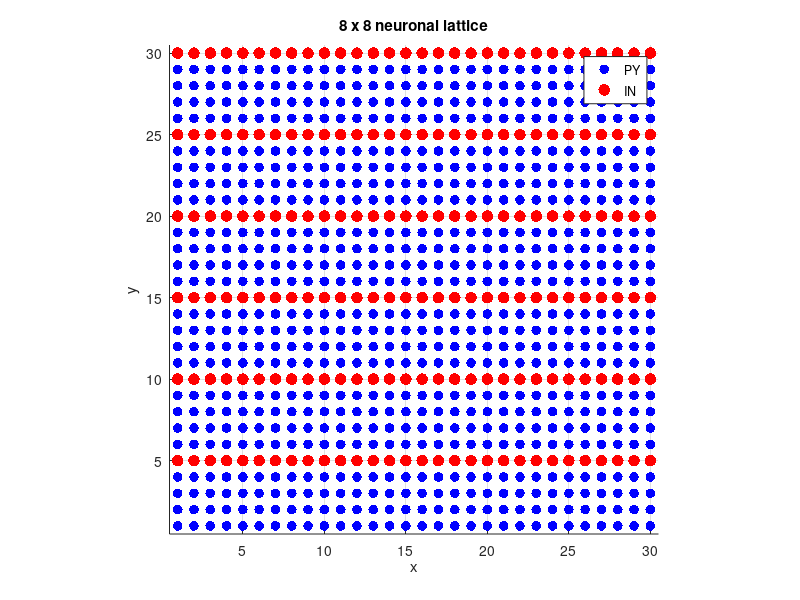
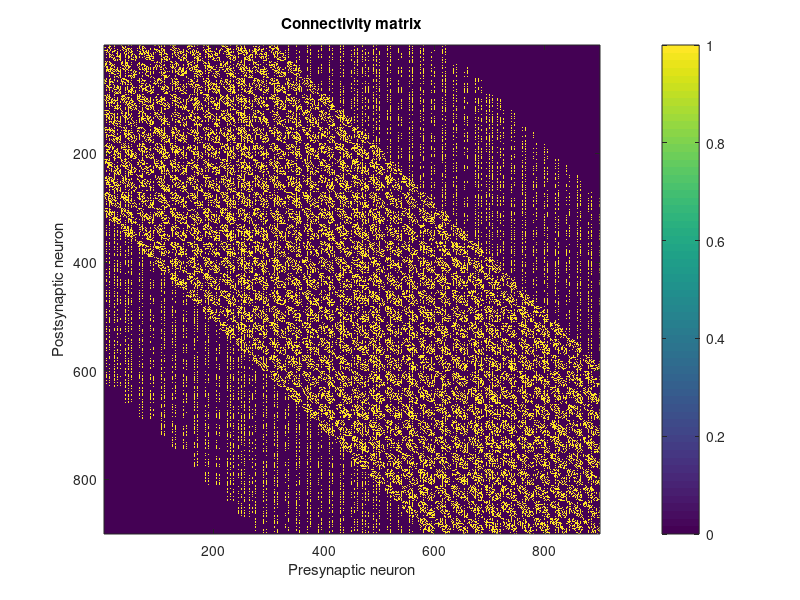

These figures' MATLAB source, in order: (Note: this script raises an error after producing the figures.)
clear;
clc;
close all;

%% ============================================================
%  NETWORK PARAMETERS
%  ============================================================

Nx = 30;
Ny = 30;

N = Nx * Ny;
gGABA_scale = 8;
gNMDA_scale = 1;
integration_method = "R4K"; % R4K, Euler
gaba_simulation = "simple"; % simple, ode

rng(1);               % Fixed seed for random number generation

% Neuron types
% 1 = PY
% 2 = IN

type = ones(N,1);
type(5:5:N) = 2;

PY = find(type == 1);
IN = find(type == 2);

NPY = length(PY);
NIN = length(IN);

fprintf('Total neurons: %d\n',N);
fprintf('PY neurons:     %d\n',NPY);
fprintf('IN neurons:     %d\n',NIN);


%% ============================================================
%  LATTICE
%  ============================================================

[xGrid,yGrid] = meshgrid(1:Nx,1:Ny);

x = xGrid(:);
y = yGrid(:);


%% Plot lattice

figure;

scatter(x(PY),y(PY),50,'b','filled');
hold on;

scatter(x(IN),y(IN),70,'r','filled');

xlabel('x');
ylabel('y');

title('8 x 8 neuronal lattice');

legend('PY','IN');

axis equal;
xlim([0.5 Nx+0.5]);
ylim([0.5 Ny+0.5]);

grid on;


%% ============================================================
%  CONNECTIVITY PARAMETERS
%  ============================================================

% Connection probabilities

p_PY_PY = 0.4;
p_PY_IN = 0.3;
p_IN_PY = 0.6;
p_IN_IN = 0.7;

% Spatial footprints

LF_PY_PY = 10;
LF_PY_IN = 10;
LF_IN_PY = 20;

% For IN -> IN the paper specifies probability,
% but does not give a separate footprint.
LF_IN_IN = 10;


%% ============================================================
%  CREATE CONNECTIVITY MATRIX
%  ============================================================

% C(post,pre) = 1 means:
%
%       pre  --->  post

C = zeros(N,N);


for pre = 1:N
    for post = 1:N
        % No self-connections
        if pre == post
            continue;
        end

        % Determine connection type
        if type(pre) == 1 && type(post) == 1
            % PY -> PY
            p = p_PY_PY;
            LF = LF_PY_PY;
        elseif type(pre) == 1 && type(post) == 2
            % PY -> IN
            p = p_PY_IN;
            LF = LF_PY_IN;
        elseif type(pre) == 2 && type(post) == 1
            % IN -> PY
            p = p_IN_PY;
            LF = LF_IN_PY;
        else
            % IN -> IN
            p = p_IN_IN;
            LF = LF_IN_IN;
        end


        % Check spatial footprint
        dx = abs(x(pre) - x(post));
        dy = abs(y(pre) - y(post));

        insideFootprint = (dx <= LF) && (dy <= LF);

        % Randomly create synapse
        if insideFootprint
            if rand < p
                C(post,pre) = 1;
            end
        end
    end
end


%% ============================================================
%  DISPLAY CONNECTIVITY
%  ============================================================

figure;

imagesc(C);

xlabel('Presynaptic neuron');
ylabel('Postsynaptic neuron');

title('Connectivity matrix');

colorbar;


%% ============================================================
%  NUMBER OF CONNECTIONS
%  ============================================================

fprintf('\nConnections:\n');

fprintf('PY -> PY: %d\n', sum(C(PY,PY),'all'));
fprintf('PY -> IN: %d\n', sum(C(IN,PY),'all'));
fprintf('IN -> PY: %d\n', sum(C(PY,IN),'all'));
fprintf('IN -> IN: %d\n',  sum(C(IN,IN),'all'));


%% ============================================================
%  INITIAL STATE VECTOR
%  ============================================================

% Parameters for Tsodyks-Markram + calcium/PV GABA release parameters (paper eqs. 13-18)
U_gaba    = 0.3;
Util_gaba = 0.03;
tau_D     = 2;
tau_R     = 200;
lambda_t  = 0.03e-3;
Ka        = 0.2;
alpha_ca  = 5e-3;
KP        = 0.4;
beta_ca   = 0.08;
kplus     = 0.95e-3;
kminus    = kplus/0.051;
bt        = 100;
c_rest    = 0.05;
IP        = alpha_ca * c_rest^2 / (c_rest^2 + KP^2);

T_X = ones(NIN,1);
T_Y = zeros(NIN,1);
T_c = c_rest*ones(NIN,1);
T_b = zeros(NIN,1);

% Initial conditions for IN neurons
V0 = -65;   % chosen resting potential [mV]

alpha_h = 0.07 * exp(-(V0 + 58) / 20);
beta_h  = 1 / (exp(-0.1 * (V0 + 28)) + 1);
h0 = alpha_h / (alpha_h + beta_h);

alpha_n = -0.01 * (V0 + 34) / (exp(-0.1 * (V0 + 34)) - 1);
beta_n  = 0.125 * exp(-(V0 + 44) / 80);
n0 = alpha_n / (alpha_n + beta_n);

Y_IN = [V0;         % Vm
      h0;           % h
      n0;           % n
      0;            % gAMPA   - no synapse active yet
      0;            % gNMDA_S - no synapse active yet
      0;            % gNMDA_F - no synapse active yet
      0];           % gGABA   - no synapse active yet


% Initial conditions for IN neurons
Vm_rest = -70;
w_rest  = 0.5*(1 + tanh((Vm_rest + 2)  /21));
z_rest  = 1  /(1 + exp(-Vm_rest/5));
Y_PY = [Vm_rest;    % Vm
      w_rest;       % w
      z_rest;       % z
      0;            % gAMPA   - no synapse active yet
      0;            % gNMDA_S - no synapse active yet
      0;            % gNMDA_F - no synapse active yet
      0];           % gGABA   - no synapse active yet

% ---- reorder connectivity to match Y's [PY block; IN block] layout ----
C_PYPY = C(PY,PY);   % PY - PY connections
C_INPY = C(PY,IN);   % PY - IN connections
C_PYIN = C(IN,PY);   % IN - PY connections
C_ININ = C(IN,IN);   % IN - IN connections

% Uncomment to add external input
% I_amp_PY = 80 + 5*randn(NPY,1);   
% I_amp_IN = 80 + 5*randn(NIN,1);

I_amp_PY = zeros(NPY,1);
I_amp_IN = zeros(NIN,1);

dt = 0.05;          
T_total = 500;
nSteps = round(T_total/dt);

Y = [repmat(Y_PY, NPY, 1); repmat(Y_IN, NIN, 1)];
Vidx_PY = 1:7:7*NPY;
Vidx_IN = 7*NPY+1:7:7*NPY+7*NIN;

rasterT = []; rasterID = [];
Vprev = Y([Vidx_PY, Vidx_IN]);   % for threshold-crossing detection

spikeAMPA = false(NPY+NIN,1);
spikeGABA = false(NPY+NIN,1);

LFP = zeros(nSteps,1);

h = waitbar(0, 'Processing...');

% External drives
vSTIM_PY = 250;
p_ext_PY = vSTIM_PY * dt / 1000;

vSTIM_IN = 500;                    
p_ext_IN = vSTIM_IN * dt / 1000;

g_EXT_PYPY = 0.25;    % paper's value, PY's external excitatory conductance
g_EXT_INPY = 0.003;   % paper's value, IN's external excitatory conductance
g_EXT_PYIN = 0.025;   % external inhibitory conductance onto PY (g~EXT^{PY<-IN})
g_EXT_ININ = 1e-4;    % external inhibitory conductance onto IN (g~EXT^{IN<-IN}

gAMPA_idx_PY = 4:7:7*NPY;
gAMPA_idx_IN = 7*NPY+4:7:7*NPY+7*NIN;
gGABA_idx_PY = 7:7:7*NPY;
gGABA_idx_IN = 7*NPY+7:7:7*NPY+7*NIN;
gNMDAs_idx_PY = 5:7:7*NPY;  gNMDAf_idx_PY = 6:7:7*NPY;
gNMDAs_idx_IN = 7*NPY+5:7:7*NPY+7*NIN;  gNMDAf_idx_IN = 7*NPY+6:7:7*NPY+7*NIN;

% testing plots 
zTrace = zeros(nSteps,1);
gGABATrace = zeros(nSteps,1);

for k = 1:nSteps
    t = k*dt;
    extSpikePY = rand(NPY,1) < p_ext_PY;
    extSpikeIN = rand(NIN,1) < p_ext_IN;
    extGabaPY = rand(NPY,1) < p_ext_PY;   % same rate as extSpikePY, independent draw
    extGabaIN = rand(NIN,1) < p_ext_IN;   % same rate as extSpikeIN, independent draw

    % ---- 1. decay-only integration ----
    if integration_method == "Euler"
        dY = networkODE(t, Y, false(NPY+NIN,1), false(NPY+NIN,1), I_amp_PY, I_amp_IN, NPY, NIN);
        Y = Y + dt*dY;
    elseif integration_method == "R4K"
        if gaba_simulation == "ode"
            Yrel = T_Y;   % freeze this step's release fraction for the RK4 substeps
            k1 = computeDY(t,        Y,           NPY, NIN, C_INPY, C_ININ, gGABA_scale*0.8e-3, gGABA_scale*5e-4, Yrel);
            k2 = computeDY(t + dt/2, Y + dt/2*k1, NPY, NIN, C_INPY, C_ININ, gGABA_scale*0.8e-3, gGABA_scale*5e-4, Yrel);
            k3 = computeDY(t + dt/2, Y + dt/2*k2, NPY, NIN, C_INPY, C_ININ, gGABA_scale*0.8e-3, gGABA_scale*5e-4, Yrel);
            k4 = computeDY(t + dt,   Y + dt*k3,   NPY, NIN, C_INPY, C_ININ, gGABA_scale*0.8e-3, gGABA_scale*5e-4, Yrel);
            Y = Y + (dt/6)*(k1 + 2*k2 + 2*k3 + k4);
        elseif gaba_simulation == "simple"
            k1 = computeDY_simple(t,        Y,          NPY, NIN);
            k2 = computeDY_simple(t + dt/2, Y + dt/2*k1, NPY, NIN);
            k3 = computeDY_simple(t + dt/2, Y + dt/2*k2, NPY, NIN);
            k4 = computeDY_simple(t + dt,   Y + dt*k3,   NPY, NIN);
            Y = Y + (dt/6)*(k1 + 2*k2 + 2*k3 + k4);
        end
    end

    % ---- 2. spike detection  ----
    Vnow = Y([Vidx_PY, Vidx_IN]);
    spiked = (Vprev < 0) & (Vnow >= 0);
    Vprev = Vnow;
    spikedPY = spiked(1:NPY);
    spikedIN = spiked(NPY+1:end);

    if any(spiked)
        ids = find(spiked);
        rasterT = [rasterT; repmat(t, numel(ids),1)];
        rasterID = [rasterID; ids];
    end

    % ---- 3. recurrent AMPA/GABA jumps, full magnitude ----

    % recurrent AMPA (existing) + NMDA (new)
    Y(gAMPA_idx_PY)  = Y(gAMPA_idx_PY)  + 7.5e-3 * (C_PYPY * spikedPY);
    Y(gNMDAs_idx_PY) = Y(gNMDAs_idx_PY) + gNMDA_scale*0.4*7.5e-3 * (C_PYPY * spikedPY); 
    Y(gNMDAf_idx_PY) = Y(gNMDAf_idx_PY) + gNMDA_scale*0.4*7.5e-3 * (C_PYPY * spikedPY); 
    Y(gAMPA_idx_IN)  = Y(gAMPA_idx_IN)  + 2e-3 * (C_PYIN * spikedPY);
    Y(gNMDAs_idx_IN) = Y(gNMDAs_idx_IN) + gNMDA_scale*0.1*2e-3 * (C_PYIN * spikedPY);     
    Y(gNMDAf_idx_IN) = Y(gNMDAf_idx_IN) + gNMDA_scale*0.1*2e-3 * (C_PYIN * spikedPY);     
    % external AMPA (existing) + NMDA (new)
    Y(gAMPA_idx_PY)  = Y(gAMPA_idx_PY)  + g_EXT_PYPY * extSpikePY;
    Y(gNMDAs_idx_PY) = Y(gNMDAs_idx_PY) + gNMDA_scale*0.4*g_EXT_PYPY * extSpikePY;      
    Y(gNMDAf_idx_PY) = Y(gNMDAf_idx_PY) + gNMDA_scale*0.4*g_EXT_PYPY * extSpikePY;       
    Y(gAMPA_idx_IN)  = Y(gAMPA_idx_IN)  + g_EXT_INPY * extSpikeIN;
    Y(gNMDAs_idx_IN) = Y(gNMDAs_idx_IN) + gNMDA_scale*0.1*g_EXT_INPY * extSpikeIN;      
    Y(gNMDAf_idx_IN) = Y(gNMDAf_idx_IN) + gNMDA_scale*0.1*g_EXT_INPY * extSpikeIN;  

    % GABA terminal update 
    if gaba_simulation == "ode"
        [T_X,T_Y,T_c,T_b] = gaba_terminal_step(T_X,T_Y,T_c,T_b,spikedIN,dt, U_gaba,Util_gaba,tau_D,tau_R,lambda_t,Ka,alpha_ca,KP,beta_ca,kplus,kminus,bt,IP);
    elseif gaba_simulation == "simple"
        Y(gGABA_idx_PY) = Y(gGABA_idx_PY) + gGABA_scale*0.8e-3 * (C_INPY * spikedIN);
        Y(gGABA_idx_IN) = Y(gGABA_idx_IN) + gGABA_scale*5e-4   * (C_ININ * spikedIN);
        Y(gGABA_idx_PY) = Y(gGABA_idx_PY) + g_EXT_PYIN * extGabaPY;
        Y(gGABA_idx_IN) = Y(gGABA_idx_IN) + g_EXT_ININ * extGabaIN;
    end

    LFP(k) = mean(Vnow);
    zTrace(k) = mean(Y(3:7:7*NPY));
    gGABATrace(k) = mean(Y(gGABA_idx_PY));
    waitbar(k/nSteps, h, sprintf('Processing %d/%d', k, nSteps))
end

figure; plot(rasterT, rasterID, '.k', 'MarkerSize', 4); xlabel('t [ms]'); ylabel('neuron id');

%% ============================================================
%  HELPER PLOTS
%  ============================================================

Fs = 1000/dt;   % dt in ms -> Fs in Hz. With dt=0.05ms this gives Fs=20000 Hz,
                 % which happens to match the paper's stated 20 kHz LFP sampling rate exactly.

figure;
[s,f,t_spec] = spectrogram(LFP - mean(LFP), 256, 240, 512, Fs);
imagesc(t_spec*1000, f, abs(s).^2);
axis xy;
ylim([0 100]);
xlabel('Time [ms]'); ylabel('Frequency [Hz]');
title('LFP spectrogram'); colorbar;

figure; plot((1:nSteps)*dt, LFP);
xlabel('t [ms]'); ylabel('LFP [mV]');
fprintf('LFP range: [%.4f, %.4f], std: %.6f\n', min(LFP), max(LFP), std(LFP));

binSize = 5;  % ms
edges = 0:binSize:T_total;

figure;
subplot(2,1,1);
histogram(rasterT(rasterID<=NPY), edges);
title('PY population rate'); xlabel('t [ms]'); ylabel('spikes/bin');

subplot(2,1,2);
histogram(rasterT(rasterID>NPY), edges);
title('IN population rate'); xlabel('t [ms]'); ylabel('spikes/bin');

figure;
subplot(2,1,1);
plot((1:nSteps)*dt, zTrace);
xlabel('t [ms]'); ylabel('mean z (PY population)');
title('PY adaptation variable over time');

subplot(2,1,2);
plot((1:nSteps)*dt, gGABATrace);
xlabel('t [ms]'); ylabel('mean gGABA (PY population)');
title('PY inhibitory conductance over time');

function check_rhythm_v2(rasterT, rasterID, NPY, t_start, t_end)
    binSize = 1; % finer resolution -- Nyquist now 500Hz, plenty of headroom
    edges = t_start:binSize:t_end;
    psth = histcounts(rasterT(rasterID<=NPY & rasterT>=t_start & rasterT<=t_end), edges);
    [acor, lags] = xcorr(psth - mean(psth), 'coeff');

    figure;
    plot(lags*binSize, acor); xlim([-100 100]); grid on;
    xlabel('lag [ms]'); ylabel('autocorrelation');
    title(sprintf('[%d-%dms]', t_start, t_end));

    % require peaks to be at least 8ms from lag=0 (above gamma-period range)
    % and at least 8ms apart from each other, to skip trivial near-zero-lag bumps
    [pks, locs] = findpeaks(acor(lags>8), 'MinPeakDistance', 8);
    if ~isempty(locs)
        period = lags(lags>8); period = period(locs(1));
        fprintf('[%d-%dms]: first real peak at lag=%.1fms -> %.1fHz (height=%.2f)\n', ...
            t_start, t_end, period, 1000/period, pks(1));
    end
end

function dY_out = computeDY(t, Y, NPY, NIN, C_INPY, C_ININ, g_GABA_PYIN, g_GABA_ININ, Yrel)
    dY_out = zeros(size(Y));
    for i = 1:NPY
        idx = (i-1)*7 + (1:7);
        dY_out(idx) = PY_neuron_ode(t, Y(idx), [0,0,0,0]);
    end
    off = NPY*7;
    for i = 1:NIN
        idx = off + (i-1)*7 + (1:7);
        dY_out(idx) = IN_neuron_ode(t, Y(idx), [0,0,0,0]);
    end
    gGABA_idx_PY = 7:7:7*NPY;
    gGABA_idx_IN = off+7:7:off+7*NIN;
    dY_out(gGABA_idx_PY) = dY_out(gGABA_idx_PY) + g_GABA_PYIN*(C_INPY*Yrel);
    dY_out(gGABA_idx_IN) = dY_out(gGABA_idx_IN) + g_GABA_ININ*(C_ININ*Yrel);
end

check_rhythm_v2(rasterT, rasterID, NPY, 100, 250);
check_rhythm_v2(rasterT, rasterID, NPY, 350, 500);

function dY = computeDY_simple(t, Y, NPY, NIN)
    dY = zeros(size(Y));
    for i = 1:NPY
        idx = (i-1)*7 + (1:7);
        dY(idx) = PY_neuron_ode(t, Y(idx), [0,0,0,0]);
    end
    off = NPY*7;
    for i = 1:NIN
        idx = off + (i-1)*7 + (1:7);
        dY(idx) = IN_neuron_ode(t, Y(idx), [0,0,0,0]);
    end
end
